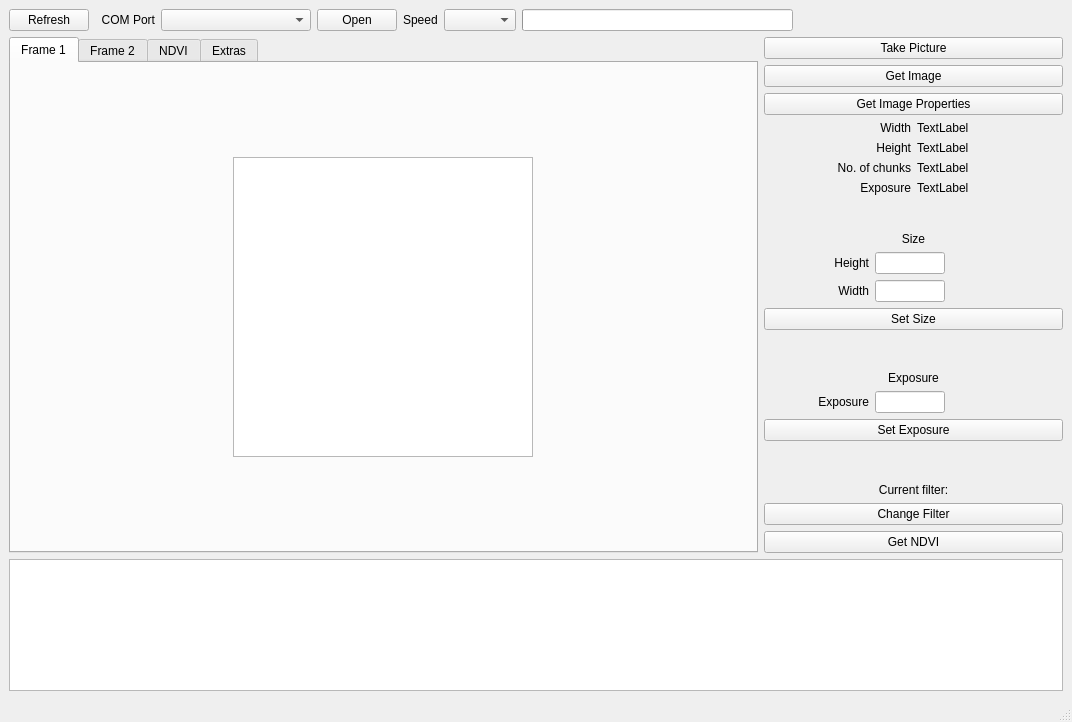
<?xml version="1.0" encoding="UTF-8"?>
<ui version="4.0">
 <class>MainWindow</class>
 <widget class="QMainWindow" name="MainWindow">
  <property name="geometry">
   <rect>
    <x>0</x>
    <y>0</y>
    <width>1072</width>
    <height>722</height>
   </rect>
  </property>
  <property name="windowTitle">
   <string>CrSpectrum PC interface</string>
  </property>
  <property name="locale">
   <locale language="Russian" country="Russia"/>
  </property>
  <widget class="QWidget" name="centralwidget">
   <property name="sizePolicy">
    <sizepolicy hsizetype="Expanding" vsizetype="Expanding">
     <horstretch>0</horstretch>
     <verstretch>0</verstretch>
    </sizepolicy>
   </property>
   <layout class="QGridLayout" name="gridLayout">
    <item row="0" column="0">
     <layout class="QVBoxLayout" name="verticalLayout_8">
      <property name="sizeConstraint">
       <enum>QLayout::SetMaximumSize</enum>
      </property>
      <item>
       <layout class="QVBoxLayout" name="verticalLayout_2">
        <property name="sizeConstraint">
         <enum>QLayout::SetNoConstraint</enum>
        </property>
        <item>
         <layout class="QVBoxLayout" name="verticalLayout_3">
          <item>
           <layout class="QHBoxLayout" name="horizontalLayout">
            <item>
             <widget class="QPushButton" name="pushButton">
              <property name="text">
               <string>Refresh</string>
              </property>
             </widget>
            </item>
            <item>
             <widget class="QLabel" name="label_2">
              <property name="sizePolicy">
               <sizepolicy hsizetype="Fixed" vsizetype="Preferred">
                <horstretch>0</horstretch>
                <verstretch>0</verstretch>
               </sizepolicy>
              </property>
              <property name="minimumSize">
               <size>
                <width>60</width>
                <height>0</height>
               </size>
              </property>
              <property name="text">
               <string>COM Port</string>
              </property>
              <property name="alignment">
               <set>Qt::AlignRight|Qt::AlignTrailing|Qt::AlignVCenter</set>
              </property>
             </widget>
            </item>
            <item>
             <widget class="QComboBox" name="portSelectorComboBox">
              <property name="minimumSize">
               <size>
                <width>150</width>
                <height>0</height>
               </size>
              </property>
             </widget>
            </item>
            <item>
             <widget class="QPushButton" name="OpenComButton">
              <property name="text">
               <string>Open</string>
              </property>
             </widget>
            </item>
            <item>
             <widget class="QLabel" name="label">
              <property name="text">
               <string>Speed</string>
              </property>
             </widget>
            </item>
            <item>
             <widget class="QComboBox" name="speedSelectorComboBox"/>
            </item>
            <item>
             <widget class="QProgressBar" name="getImageBar">
              <property name="value">
               <number>0</number>
              </property>
              <property name="textVisible">
               <bool>false</bool>
              </property>
             </widget>
            </item>
            <item>
             <spacer name="horizontalSpacer">
              <property name="orientation">
               <enum>Qt::Horizontal</enum>
              </property>
              <property name="sizeHint" stdset="0">
               <size>
                <width>40</width>
                <height>20</height>
               </size>
              </property>
             </spacer>
            </item>
           </layout>
          </item>
          <item>
           <layout class="QHBoxLayout" name="horizontalLayout_2">
            <item>
             <layout class="QHBoxLayout" name="horizontalLayout_3" stretch="5,2">
              <item>
               <widget class="QTabWidget" name="frameSelector">
                <property name="sizePolicy">
                 <sizepolicy hsizetype="Expanding" vsizetype="Expanding">
                  <horstretch>0</horstretch>
                  <verstretch>0</verstretch>
                 </sizepolicy>
                </property>
                <property name="currentIndex">
                 <number>0</number>
                </property>
                <widget class="QWidget" name="frame1">
                 <property name="sizePolicy">
                  <sizepolicy hsizetype="Preferred" vsizetype="Preferred">
                   <horstretch>0</horstretch>
                   <verstretch>0</verstretch>
                  </sizepolicy>
                 </property>
                 <attribute name="title">
                  <string>Frame 1</string>
                 </attribute>
                 <layout class="QGridLayout" name="gridLayout_2">
                  <item row="0" column="0">
                   <widget class="QGraphicsView" name="frame1View">
                    <property name="sizePolicy">
                     <sizepolicy hsizetype="Maximum" vsizetype="Maximum">
                      <horstretch>0</horstretch>
                      <verstretch>0</verstretch>
                     </sizepolicy>
                    </property>
                    <property name="minimumSize">
                     <size>
                      <width>300</width>
                      <height>300</height>
                     </size>
                    </property>
                    <property name="verticalScrollBarPolicy">
                     <enum>Qt::ScrollBarAlwaysOff</enum>
                    </property>
                    <property name="horizontalScrollBarPolicy">
                     <enum>Qt::ScrollBarAlwaysOff</enum>
                    </property>
                    <property name="alignment">
                     <set>Qt::AlignLeading|Qt::AlignLeft|Qt::AlignTop</set>
                    </property>
                   </widget>
                  </item>
                 </layout>
                </widget>
                <widget class="QWidget" name="frame2">
                 <attribute name="title">
                  <string>Frame 2</string>
                 </attribute>
                 <layout class="QGridLayout" name="gridLayout_3">
                  <item row="0" column="0">
                   <widget class="QGraphicsView" name="frame2View">
                    <property name="sizePolicy">
                     <sizepolicy hsizetype="Maximum" vsizetype="Maximum">
                      <horstretch>0</horstretch>
                      <verstretch>0</verstretch>
                     </sizepolicy>
                    </property>
                    <property name="minimumSize">
                     <size>
                      <width>300</width>
                      <height>300</height>
                     </size>
                    </property>
                    <property name="verticalScrollBarPolicy">
                     <enum>Qt::ScrollBarAlwaysOff</enum>
                    </property>
                    <property name="horizontalScrollBarPolicy">
                     <enum>Qt::ScrollBarAlwaysOff</enum>
                    </property>
                    <property name="alignment">
                     <set>Qt::AlignLeading|Qt::AlignLeft|Qt::AlignTop</set>
                    </property>
                   </widget>
                  </item>
                 </layout>
                </widget>
                <widget class="QWidget" name="frameNdvi">
                 <attribute name="title">
                  <string>NDVI</string>
                 </attribute>
                 <layout class="QGridLayout" name="gridLayout_4">
                  <item row="0" column="0">
                   <widget class="QGraphicsView" name="frameNdviView">
                    <property name="sizePolicy">
                     <sizepolicy hsizetype="Maximum" vsizetype="Maximum">
                      <horstretch>0</horstretch>
                      <verstretch>0</verstretch>
                     </sizepolicy>
                    </property>
                    <property name="minimumSize">
                     <size>
                      <width>300</width>
                      <height>300</height>
                     </size>
                    </property>
                    <property name="verticalScrollBarPolicy">
                     <enum>Qt::ScrollBarAlwaysOff</enum>
                    </property>
                    <property name="horizontalScrollBarPolicy">
                     <enum>Qt::ScrollBarAlwaysOff</enum>
                    </property>
                    <property name="alignment">
                     <set>Qt::AlignLeading|Qt::AlignLeft|Qt::AlignTop</set>
                    </property>
                   </widget>
                  </item>
                 </layout>
                </widget>
                <widget class="QWidget" name="frameExtra">
                 <attribute name="title">
                  <string>Extras</string>
                 </attribute>
                 <layout class="QGridLayout" name="gridLayout_6">
                  <item row="0" column="0">
                   <layout class="QGridLayout" name="gridLayout_5">
                    <item row="0" column="0">
                     <widget class="QGraphicsView" name="frameExtra1View">
                      <property name="sizePolicy">
                       <sizepolicy hsizetype="Maximum" vsizetype="Maximum">
                        <horstretch>0</horstretch>
                        <verstretch>0</verstretch>
                       </sizepolicy>
                      </property>
                      <property name="minimumSize">
                       <size>
                        <width>300</width>
                        <height>300</height>
                       </size>
                      </property>
                      <property name="verticalScrollBarPolicy">
                       <enum>Qt::ScrollBarAlwaysOff</enum>
                      </property>
                      <property name="horizontalScrollBarPolicy">
                       <enum>Qt::ScrollBarAlwaysOff</enum>
                      </property>
                      <property name="alignment">
                       <set>Qt::AlignLeading|Qt::AlignLeft|Qt::AlignTop</set>
                      </property>
                     </widget>
                    </item>
                    <item row="0" column="1">
                     <widget class="QGraphicsView" name="frameExtra2View">
                      <property name="sizePolicy">
                       <sizepolicy hsizetype="Maximum" vsizetype="Maximum">
                        <horstretch>0</horstretch>
                        <verstretch>0</verstretch>
                       </sizepolicy>
                      </property>
                      <property name="minimumSize">
                       <size>
                        <width>300</width>
                        <height>300</height>
                       </size>
                      </property>
                      <property name="verticalScrollBarPolicy">
                       <enum>Qt::ScrollBarAlwaysOff</enum>
                      </property>
                      <property name="horizontalScrollBarPolicy">
                       <enum>Qt::ScrollBarAlwaysOff</enum>
                      </property>
                      <property name="alignment">
                       <set>Qt::AlignLeading|Qt::AlignLeft|Qt::AlignTop</set>
                      </property>
                     </widget>
                    </item>
                   </layout>
                  </item>
                 </layout>
                </widget>
               </widget>
              </item>
              <item>
               <layout class="QVBoxLayout" name="verticalLayout_4">
                <item>
                 <layout class="QVBoxLayout" name="verticalLayout_5">
                  <item>
                   <widget class="QPushButton" name="takePictureBtn">
                    <property name="text">
                     <string>Take Picture</string>
                    </property>
                   </widget>
                  </item>
                  <item>
                   <widget class="QPushButton" name="GetImageBtn">
                    <property name="text">
                     <string>Get Image</string>
                    </property>
                   </widget>
                  </item>
                  <item>
                   <widget class="QPushButton" name="GetImagePropertiesBtn">
                    <property name="text">
                     <string>Get Image Properties</string>
                    </property>
                   </widget>
                  </item>
                  <item>
                   <layout class="QHBoxLayout" name="horizontalLayout_6">
                    <item>
                     <widget class="QLabel" name="label_7">
                      <property name="text">
                       <string>Width</string>
                      </property>
                      <property name="alignment">
                       <set>Qt::AlignRight|Qt::AlignTrailing|Qt::AlignVCenter</set>
                      </property>
                     </widget>
                    </item>
                    <item>
                     <widget class="QLabel" name="widthLabel">
                      <property name="text">
                       <string>TextLabel</string>
                      </property>
                     </widget>
                    </item>
                   </layout>
                  </item>
                  <item>
                   <layout class="QHBoxLayout" name="horizontalLayout_5">
                    <item>
                     <widget class="QLabel" name="label_6">
                      <property name="text">
                       <string>Height</string>
                      </property>
                      <property name="alignment">
                       <set>Qt::AlignRight|Qt::AlignTrailing|Qt::AlignVCenter</set>
                      </property>
                     </widget>
                    </item>
                    <item>
                     <widget class="QLabel" name="heightLabel">
                      <property name="text">
                       <string>TextLabel</string>
                      </property>
                     </widget>
                    </item>
                   </layout>
                  </item>
                  <item>
                   <layout class="QHBoxLayout" name="horizontalLayout_8">
                    <item>
                     <widget class="QLabel" name="label_10">
                      <property name="text">
                       <string>No. of chunks</string>
                      </property>
                      <property name="alignment">
                       <set>Qt::AlignRight|Qt::AlignTrailing|Qt::AlignVCenter</set>
                      </property>
                     </widget>
                    </item>
                    <item>
                     <widget class="QLabel" name="chunksLabel">
                      <property name="text">
                       <string>TextLabel</string>
                      </property>
                     </widget>
                    </item>
                   </layout>
                  </item>
                  <item>
                   <layout class="QHBoxLayout" name="horizontalLayout_4">
                    <item>
                     <widget class="QLabel" name="label_3">
                      <property name="text">
                       <string>Exposure</string>
                      </property>
                      <property name="alignment">
                       <set>Qt::AlignRight|Qt::AlignTrailing|Qt::AlignVCenter</set>
                      </property>
                     </widget>
                    </item>
                    <item>
                     <widget class="QLabel" name="exposureLabel">
                      <property name="text">
                       <string>TextLabel</string>
                      </property>
                     </widget>
                    </item>
                   </layout>
                  </item>
                 </layout>
                </item>
                <item>
                 <spacer name="verticalSpacer_2">
                  <property name="orientation">
                   <enum>Qt::Vertical</enum>
                  </property>
                  <property name="sizeHint" stdset="0">
                   <size>
                    <width>20</width>
                    <height>40</height>
                   </size>
                  </property>
                 </spacer>
                </item>
                <item>
                 <layout class="QVBoxLayout" name="verticalLayout_6">
                  <item>
                   <widget class="QLabel" name="label_11">
                    <property name="text">
                     <string>Size</string>
                    </property>
                    <property name="alignment">
                     <set>Qt::AlignCenter</set>
                    </property>
                   </widget>
                  </item>
                  <item>
                   <layout class="QHBoxLayout" name="horizontalLayout_9">
                    <item>
                     <widget class="QLabel" name="label_12">
                      <property name="minimumSize">
                       <size>
                        <width>105</width>
                        <height>0</height>
                       </size>
                      </property>
                      <property name="maximumSize">
                       <size>
                        <width>105</width>
                        <height>16777215</height>
                       </size>
                      </property>
                      <property name="text">
                       <string>Height</string>
                      </property>
                      <property name="alignment">
                       <set>Qt::AlignRight|Qt::AlignTrailing|Qt::AlignVCenter</set>
                      </property>
                     </widget>
                    </item>
                    <item>
                     <widget class="QLineEdit" name="heightInput">
                      <property name="sizePolicy">
                       <sizepolicy hsizetype="Fixed" vsizetype="Fixed">
                        <horstretch>0</horstretch>
                        <verstretch>0</verstretch>
                       </sizepolicy>
                      </property>
                      <property name="minimumSize">
                       <size>
                        <width>70</width>
                        <height>0</height>
                       </size>
                      </property>
                      <property name="maximumSize">
                       <size>
                        <width>50</width>
                        <height>16777215</height>
                       </size>
                      </property>
                     </widget>
                    </item>
                    <item>
                     <spacer name="horizontalSpacer_2">
                      <property name="orientation">
                       <enum>Qt::Horizontal</enum>
                      </property>
                      <property name="sizeHint" stdset="0">
                       <size>
                        <width>40</width>
                        <height>20</height>
                       </size>
                      </property>
                     </spacer>
                    </item>
                   </layout>
                  </item>
                  <item>
                   <layout class="QHBoxLayout" name="horizontalLayout_10">
                    <item>
                     <widget class="QLabel" name="label_14">
                      <property name="minimumSize">
                       <size>
                        <width>105</width>
                        <height>0</height>
                       </size>
                      </property>
                      <property name="maximumSize">
                       <size>
                        <width>105</width>
                        <height>16777215</height>
                       </size>
                      </property>
                      <property name="text">
                       <string>Width</string>
                      </property>
                      <property name="alignment">
                       <set>Qt::AlignRight|Qt::AlignTrailing|Qt::AlignVCenter</set>
                      </property>
                     </widget>
                    </item>
                    <item>
                     <widget class="QLineEdit" name="widthInput">
                      <property name="sizePolicy">
                       <sizepolicy hsizetype="Fixed" vsizetype="Fixed">
                        <horstretch>0</horstretch>
                        <verstretch>0</verstretch>
                       </sizepolicy>
                      </property>
                      <property name="minimumSize">
                       <size>
                        <width>70</width>
                        <height>0</height>
                       </size>
                      </property>
                      <property name="maximumSize">
                       <size>
                        <width>50</width>
                        <height>16777215</height>
                       </size>
                      </property>
                     </widget>
                    </item>
                    <item>
                     <spacer name="horizontalSpacer_3">
                      <property name="orientation">
                       <enum>Qt::Horizontal</enum>
                      </property>
                      <property name="sizeHint" stdset="0">
                       <size>
                        <width>40</width>
                        <height>20</height>
                       </size>
                      </property>
                     </spacer>
                    </item>
                   </layout>
                  </item>
                  <item>
                   <widget class="QPushButton" name="setSizeBtn">
                    <property name="text">
                     <string>Set Size</string>
                    </property>
                   </widget>
                  </item>
                  <item>
                   <spacer name="verticalSpacer_3">
                    <property name="orientation">
                     <enum>Qt::Vertical</enum>
                    </property>
                    <property name="sizeHint" stdset="0">
                     <size>
                      <width>20</width>
                      <height>40</height>
                     </size>
                    </property>
                   </spacer>
                  </item>
                  <item>
                   <layout class="QVBoxLayout" name="SetExposureLayout">
                    <item>
                     <widget class="QLabel" name="label_13">
                      <property name="text">
                       <string>Exposure</string>
                      </property>
                      <property name="alignment">
                       <set>Qt::AlignCenter</set>
                      </property>
                     </widget>
                    </item>
                    <item>
                     <layout class="QHBoxLayout" name="horizontalLayout_11">
                      <item>
                       <widget class="QLabel" name="label_15">
                        <property name="minimumSize">
                         <size>
                          <width>105</width>
                          <height>0</height>
                         </size>
                        </property>
                        <property name="maximumSize">
                         <size>
                          <width>105</width>
                          <height>16777215</height>
                         </size>
                        </property>
                        <property name="text">
                         <string>Exposure</string>
                        </property>
                        <property name="alignment">
                         <set>Qt::AlignRight|Qt::AlignTrailing|Qt::AlignVCenter</set>
                        </property>
                       </widget>
                      </item>
                      <item>
                       <widget class="QLineEdit" name="exposureInput">
                        <property name="sizePolicy">
                         <sizepolicy hsizetype="Fixed" vsizetype="Fixed">
                          <horstretch>0</horstretch>
                          <verstretch>0</verstretch>
                         </sizepolicy>
                        </property>
                        <property name="minimumSize">
                         <size>
                          <width>70</width>
                          <height>0</height>
                         </size>
                        </property>
                        <property name="maximumSize">
                         <size>
                          <width>50</width>
                          <height>16777215</height>
                         </size>
                        </property>
                       </widget>
                      </item>
                      <item>
                       <spacer name="horizontalSpacer_4">
                        <property name="orientation">
                         <enum>Qt::Horizontal</enum>
                        </property>
                        <property name="sizeHint" stdset="0">
                         <size>
                          <width>40</width>
                          <height>20</height>
                         </size>
                        </property>
                       </spacer>
                      </item>
                     </layout>
                    </item>
                    <item>
                     <widget class="QPushButton" name="setExposureBtn">
                      <property name="text">
                       <string>Set Exposure</string>
                      </property>
                     </widget>
                    </item>
                   </layout>
                  </item>
                  <item>
                   <spacer name="verticalSpacer">
                    <property name="orientation">
                     <enum>Qt::Vertical</enum>
                    </property>
                    <property name="sizeHint" stdset="0">
                     <size>
                      <width>20</width>
                      <height>40</height>
                     </size>
                    </property>
                   </spacer>
                  </item>
                  <item>
                   <widget class="QLabel" name="currentFilterLabel">
                    <property name="text">
                     <string>Current filter:</string>
                    </property>
                    <property name="alignment">
                     <set>Qt::AlignCenter</set>
                    </property>
                   </widget>
                  </item>
                  <item>
                   <widget class="QPushButton" name="changeFilterButton">
                    <property name="text">
                     <string>Change Filter</string>
                    </property>
                   </widget>
                  </item>
                  <item>
                   <widget class="QPushButton" name="getNdviButton">
                    <property name="text">
                     <string>Get NDVI</string>
                    </property>
                   </widget>
                  </item>
                 </layout>
                </item>
               </layout>
              </item>
             </layout>
            </item>
           </layout>
          </item>
         </layout>
        </item>
        <item>
         <widget class="QTextBrowser" name="terminalTextBrowser">
          <property name="maximumSize">
           <size>
            <width>16777215</width>
            <height>150</height>
           </size>
          </property>
         </widget>
        </item>
       </layout>
      </item>
     </layout>
    </item>
   </layout>
  </widget>
  <widget class="QStatusBar" name="status"/>
 </widget>
 <resources/>
 <connections>
  <connection>
   <sender>takePictureBtn</sender>
   <signal>clicked()</signal>
   <receiver>MainWindow</receiver>
   <slot>takePictureButtonPressed()</slot>
   <hints>
    <hint type="sourcelabel">
     <x>1055</x>
     <y>71</y>
    </hint>
    <hint type="destinationlabel">
     <x>744</x>
     <y>16</y>
    </hint>
   </hints>
  </connection>
  <connection>
   <sender>GetImageBtn</sender>
   <signal>clicked()</signal>
   <receiver>MainWindow</receiver>
   <slot>getImageButtonPressed()</slot>
   <hints>
    <hint type="sourcelabel">
     <x>1055</x>
     <y>101</y>
    </hint>
    <hint type="destinationlabel">
     <x>636</x>
     <y>20</y>
    </hint>
   </hints>
  </connection>
  <connection>
   <sender>GetImagePropertiesBtn</sender>
   <signal>clicked()</signal>
   <receiver>MainWindow</receiver>
   <slot>getImagePropertiesButtonPressed()</slot>
   <hints>
    <hint type="sourcelabel">
     <x>1055</x>
     <y>131</y>
    </hint>
    <hint type="destinationlabel">
     <x>682</x>
     <y>236</y>
    </hint>
   </hints>
  </connection>
  <connection>
   <sender>setSizeBtn</sender>
   <signal>clicked()</signal>
   <receiver>MainWindow</receiver>
   <slot>setSizeButtonPressed()</slot>
   <hints>
    <hint type="sourcelabel">
     <x>1055</x>
     <y>356</y>
    </hint>
    <hint type="destinationlabel">
     <x>690</x>
     <y>385</y>
    </hint>
   </hints>
  </connection>
  <connection>
   <sender>setExposureBtn</sender>
   <signal>clicked()</signal>
   <receiver>MainWindow</receiver>
   <slot>setExposureButtonPressed()</slot>
   <hints>
    <hint type="sourcelabel">
     <x>1054</x>
     <y>470</y>
    </hint>
    <hint type="destinationlabel">
     <x>700</x>
     <y>500</y>
    </hint>
   </hints>
  </connection>
  <connection>
   <sender>pushButton</sender>
   <signal>clicked()</signal>
   <receiver>MainWindow</receiver>
   <slot>refreshComPorts()</slot>
   <hints>
    <hint type="sourcelabel">
     <x>64</x>
     <y>29</y>
    </hint>
    <hint type="destinationlabel">
     <x>94</x>
     <y>8</y>
    </hint>
   </hints>
  </connection>
  <connection>
   <sender>changeFilterButton</sender>
   <signal>clicked()</signal>
   <receiver>MainWindow</receiver>
   <slot>changeFilter()</slot>
   <hints>
    <hint type="sourcelabel">
     <x>847</x>
     <y>542</y>
    </hint>
    <hint type="destinationlabel">
     <x>781</x>
     <y>519</y>
    </hint>
   </hints>
  </connection>
  <connection>
   <sender>OpenComButton</sender>
   <signal>clicked()</signal>
   <receiver>MainWindow</receiver>
   <slot>openClosePort()</slot>
   <hints>
    <hint type="sourcelabel">
     <x>355</x>
     <y>31</y>
    </hint>
    <hint type="destinationlabel">
     <x>339</x>
     <y>42</y>
    </hint>
   </hints>
  </connection>
  <connection>
   <sender>getNdviButton</sender>
   <signal>clicked()</signal>
   <receiver>MainWindow</receiver>
   <slot>getNdvi()</slot>
   <hints>
    <hint type="sourcelabel">
     <x>934</x>
     <y>574</y>
    </hint>
    <hint type="destinationlabel">
     <x>1068</x>
     <y>581</y>
    </hint>
   </hints>
  </connection>
 </connections>
 <slots>
  <slot>takePictureButtonPressed()</slot>
  <slot>getImageButtonPressed()</slot>
  <slot>getImagePropertiesButtonPressed()</slot>
  <slot>setSizeButtonPressed()</slot>
  <slot>setExposureButtonPressed()</slot>
  <slot>openClosePort()</slot>
  <slot>refreshComPorts()</slot>
  <slot>changeFilter()</slot>
  <slot>getNdvi()</slot>
 </slots>
</ui>
